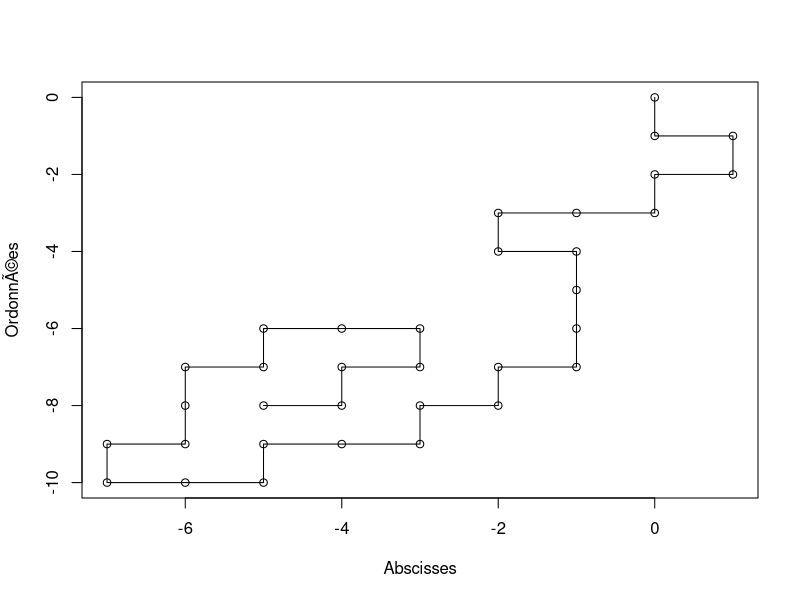
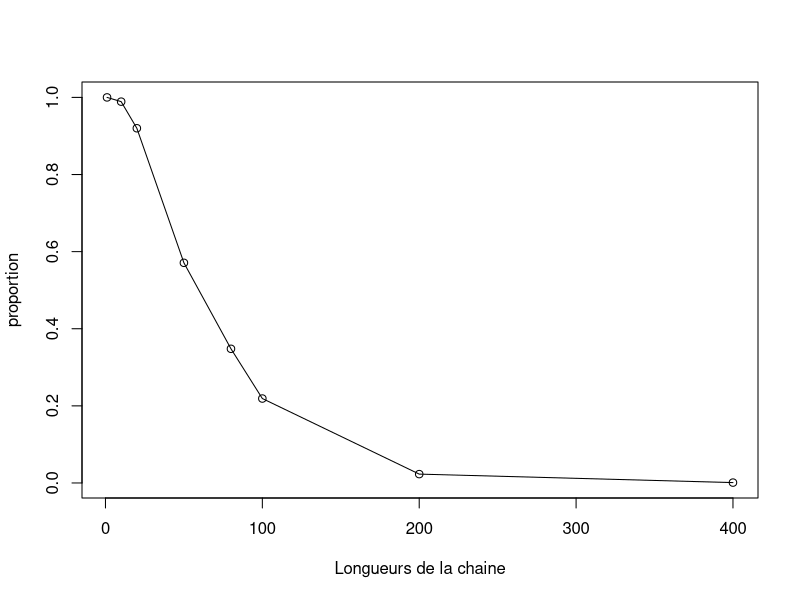

The R source for these figures, in order: (Note: a time limit stopped this script after it produced the figures.)
set.seed(1)

T=300

# On va essayer de simuler des chaines de longueur T de maniÃ¨re uniforme. On aura pas Ã  coup sÃÂ»r 
# des chaines de longueur T. Plus T est grand moins cela est probable  
start_time <- Sys.time()

myope_algo_et_poids = function (T) 
{ #
    X_coord = cbind(0,0) # marche 
    bloque = 0
    direction <- seq(0,3) 
    direction <- cbind((direction %/% 2)*(1-2*(direction %% 2)), (1-direction %/% 2)*(1-2*(direction %% 2)))
    poids = rep(4,1)  # vecteur des poids Ã  chaque Ã©tape, partant de (0,0) les 4 directions sont disponibles 
    t=1
    while ( t <= T & bloque!= 1 )
    # Tant que la chaine ne revient pas vers un point dÃ©jÃ  visitÃ©
    {   
        direction_dispo = matrix(nrow=0,ncol=2) # contient les directions qui sont faisables sans intersection
        # On cherche les directions faisables
        for (i in seq(1,4)){
        if (!match(TRUE, direction[i,1]+X_coord[t,1] == X_coord[,1] & direction[i,2]+X_coord[t,2] == X_coord[,2], nomatch=0))
            {direction_dispo <- rbind(direction_dispo, direction[i,])}
        }
        long =  length(direction_dispo)/2  # correspond Ã  longueur de direction_dispo
        if (long >=1  ){
            # Il y a au moins une direction faisable, on en choisit une uniformÃ©ment
            poids <- rbind(poids, long) # le poids de l'Ã©tape t correspond au nombre de directions disponibles Ã  cette Ã©tape
            indice = floor(runif(1,min=1,max=long+1))
            direction_choisie = direction_dispo[indice, ]
            X_coord <- rbind(X_coord, X_coord[t,] + direction_choisie)
            t = t+1
        }
        else{
            # Il n'y a pas de direction disponible/ faisable
            bloque = 1 
            t=t+1
        }
        
    }
    donnees = data.frame(cbind(X_coord,poids))
    colnames(donnees) = c('Abscisses','OrdonnÃ©es','poids')
    rownames(donnees) = seq(1,nrow(X_coord)) 
    return (donnees)
        
}

Y = myope_algo_et_poids(T)
print(Y)
nrow(Y)
plot(Y[1:nrow(Y),1:2], type='o')

print(Sys.time() - start_time)

N = 1000 # nombre de simulations
start_time <- Sys.time()
# pour des longueurs de 10, 20,50,80,100,200,100 on va dÃ©terminer le pourcentage de simulations pour lesquelles la chaine 
# ne se coupe pas avant d'atteindre la longueur
liste = c(1,10,20,50,80,100,200,400)
#liste = seq(1,500)
proportion = rep(0, length(liste))
for (k in seq(1,length(liste))){
    t = liste[k]
    for ( n in seq(1,N))
    {
        if (nrow(myope_algo_et_poids(t)[1]) == t+1){
            proportion[k] = proportion[k] + 1}
    }
    proportion[k] = proportion[k]/N
}

print(Sys.time() - start_time)
plot(liste, proportion, type='o', xlab =  "Longueurs de la chaine", ylab = "proportion" )

start_time <- Sys.time()

Importance_Sampling1 = function(T,N,l){
    # T durÃ©e de la chaine, N nombre de simulations, l seuil , l<=T
     
 
    liste_poids = matrix( nrow=0 , ncol = 1) # les poids de ces chaines
    indicatrice = matrix( nrow=0 , ncol = 1) # contiendra des 0 et 1: 1 si la chaine est de longueur >= l, 0 sinon 
    
    for (nbre_chaine in seq(1,N)){
        resultat = myope_algo_et_poids(T)
        X = resultat[1:nrow(resultat),1:2] # chaine simulÃ©e
        #print(nrow(X))
        #print(prod(resultat[,3]))
        # On affecte Ã  la chaine simulÃ©e comme poids le produit de ces poids si la chaine est de longueur T
        # Sinon on lui affecte un poids nul
        liste_poids <- rbind(liste_poids, (nrow(X)!= T+1) * prod(resultat[,3])) 
        indicatrice <- rbind(indicatrice, sum(nrow(X) >= l))
        #print(indicatrice[nbre_chaine])
        #print(sum(nrow(X)>=l))   
    }
    #print(liste_poids)
    #s = 0
    #sp = 0 # somme des poids
    #poid = 0
    #for (i in seq(1,N)){
        #print(cbind(s,sp,poid))
        #poid = liste_poids[i]
        #s = s + indicatrice[i]*liste_poids[i]
        #sp = sp + liste_poids[i]
    #}
    valeur_estimee = sum( liste_poids * indicatrice) / sum(liste_poids)
    #print(sum(liste_poids))
    ecart_type = sqrt( N * sum( ( liste_poids / sum( liste_poids ) )^2 * (indicatrice - valeur_estimee)^2))
    
    borne_inf_intervalle_confiance = valeur_estimee - qnorm(0.975)  * sqrt(1/N) * ecart_type
    borne_sup_intervalle_confiance = valeur_estimee + qnorm(0.975) * sqrt(1/N) * ecart_type
    
    tableau = cbind(N, valeur_estimee, ecart_type, borne_inf_intervalle_confiance, borne_sup_intervalle_confiance)
    tableau = data.frame(tableau)
    colnames(tableau) = c('NbreSimulation', 'Proba estimÃ©e', 'Ecart_type', 'Borne Inf', "Borne Sup")
    return (tableau)
}

T = 200
seuil = 195
resultat1 = Importance_Sampling1(T,1000,seuil)
resultat1
print(Sys.time() - start_time)

start_time <- Sys.time()

Importance_Sampling2 = function(T, N, l, Nbre_iter_max){
    # T durÃ©e de la chaine, N nombre de simulations, l seuil , l<=T, Nbre_iter_max nombre maximal d'itÃ©rations
    # On impose  ici la condition d'avoir N chaines de longueur T
    n = 0
    liste_poids = matrix( nrow=0 , ncol = 1) # les poids de ces chaines
    indicatrice = matrix( nrow=0 , ncol = 1) # contiendra des 0 et 1: 1 si la chaine est de longueur >= l, 0 sinon 
    
    while (n < N){
        resultat = myope_algo_et_poids(T)
        X = resultat[1:nrow(resultat),1:2] # chaine simulÃ©e
        #print(nrow(X))
        #print(prod(resultat[,3]))
        n_iter = 1
        while (nrow(X)!= T+1 & n_iter < Nbre_iter_max){ 
        # tant qu'on n'a pas une chaine de longueur dÃ©sirÃ©e ( T ici ) et qu'on n'a pas atteint 
        # le nombre max de simulations
        resultat = myope_algo_et_poids(T)
        X = resultat[1:nrow(resultat),1:2]
        n_iter = n_iter + 1
        } 
        
        if (nrow(X)!= T+1){
        # On affecte Ã  la chaine simulÃ©e comme poids le produit de ces poids
        liste_poids <- rbind(liste_poids, prod(resultat[,3])) 
        indicatrice <- rbind(indicatrice, sum(nrow(X) >= l))
        n = n + 1
        # print(cbind(sum(nrow(X) >= l),prod(resultat[,3]))) 
        }
        
        #print(indicatrice[nbre_chaine])
        #print(s)
    }
    #print(indicatrice)
    #print(cbind(sum( liste_poids * indicatrice),sum(liste_poids)))
    valeur_estimee = sum( liste_poids * indicatrice) / sum(liste_poids)
    # print(valeur_estimee)
    ecart_type = sqrt( N * sum( ( liste_poids * (indicatrice - valeur_estimee)/ sum( liste_poids ) )^2))
    
    borne_inf_intervalle_confiance = valeur_estimee - qnorm(0.975) * sqrt(1/N) * ecart_type
    borne_sup_intervalle_confiance = valeur_estimee + qnorm(0.975)  * sqrt(1/N) * ecart_type
    
    tableau = cbind(N, valeur_estimee, ecart_type, borne_inf_intervalle_confiance, borne_sup_intervalle_confiance)
    tableau = data.frame(tableau)
    colnames(tableau) = c('NbreSimulation', 'Proba estimÃ©e', 'Ecart_type', 'Borne Inf', "Borne Sup")
    return (tableau)
}

T = 80
N = 1000
seuil = 70
Nbre_iter_max = 50

resultat2 = Importance_Sampling2(T, N, seuil, Nbre_iter_max)
resultat2

print(Sys.time() - start_time)
